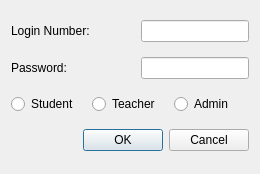
<?xml version="1.0" encoding="UTF-8"?>
<ui version="4.0">
 <class>LoginDialog</class>
 <widget class="QDialog" name="LoginDialog">
  <property name="geometry">
   <rect>
    <x>0</x>
    <y>0</y>
    <width>260</width>
    <height>174</height>
   </rect>
  </property>
  <property name="windowTitle">
   <string>Dialog</string>
  </property>
  <layout class="QVBoxLayout" name="verticalLayout">
   <item>
    <layout class="QHBoxLayout" name="horizontalLayout">
     <item>
      <widget class="QLabel" name="label">
       <property name="text">
        <string>Login Number:</string>
       </property>
      </widget>
     </item>
     <item>
      <spacer name="horizontalSpacer">
       <property name="orientation">
        <enum>Qt::Horizontal</enum>
       </property>
       <property name="sizeHint" stdset="0">
        <size>
         <width>17</width>
         <height>20</height>
        </size>
       </property>
      </spacer>
     </item>
     <item>
      <widget class="QLineEdit" name="loginNumber"/>
     </item>
    </layout>
   </item>
   <item>
    <layout class="QHBoxLayout" name="horizontalLayout_2">
     <item>
      <widget class="QLabel" name="label_2">
       <property name="text">
        <string>Password:</string>
       </property>
      </widget>
     </item>
     <item>
      <spacer name="horizontalSpacer_2">
       <property name="orientation">
        <enum>Qt::Horizontal</enum>
       </property>
       <property name="sizeHint" stdset="0">
        <size>
         <width>17</width>
         <height>20</height>
        </size>
       </property>
      </spacer>
     </item>
     <item>
      <widget class="QLineEdit" name="password">
       <property name="echoMode">
        <enum>QLineEdit::Password</enum>
       </property>
      </widget>
     </item>
    </layout>
   </item>
   <item>
    <layout class="QHBoxLayout" name="horizontalLayout_3">
     <item>
      <widget class="QRadioButton" name="stuRadio">
       <property name="text">
        <string>Student</string>
       </property>
       <attribute name="buttonGroup">
        <string>buttonGroup</string>
       </attribute>
      </widget>
     </item>
     <item>
      <widget class="QRadioButton" name="teaRadio">
       <property name="text">
        <string>Teacher</string>
       </property>
       <attribute name="buttonGroup">
        <string>buttonGroup</string>
       </attribute>
      </widget>
     </item>
     <item>
      <widget class="QRadioButton" name="admRadio">
       <property name="text">
        <string>Admin</string>
       </property>
       <attribute name="buttonGroup">
        <string>buttonGroup</string>
       </attribute>
      </widget>
     </item>
    </layout>
   </item>
   <item>
    <widget class="QDialogButtonBox" name="buttonBox">
     <property name="orientation">
      <enum>Qt::Horizontal</enum>
     </property>
     <property name="standardButtons">
      <set>QDialogButtonBox::Cancel|QDialogButtonBox::Ok</set>
     </property>
    </widget>
   </item>
  </layout>
 </widget>
 <resources/>
 <connections>
  <connection>
   <sender>buttonBox</sender>
   <signal>accepted()</signal>
   <receiver>LoginDialog</receiver>
   <slot>accept()</slot>
   <hints>
    <hint type="sourcelabel">
     <x>248</x>
     <y>254</y>
    </hint>
    <hint type="destinationlabel">
     <x>157</x>
     <y>274</y>
    </hint>
   </hints>
  </connection>
  <connection>
   <sender>buttonBox</sender>
   <signal>rejected()</signal>
   <receiver>LoginDialog</receiver>
   <slot>reject()</slot>
   <hints>
    <hint type="sourcelabel">
     <x>316</x>
     <y>260</y>
    </hint>
    <hint type="destinationlabel">
     <x>286</x>
     <y>274</y>
    </hint>
   </hints>
  </connection>
 </connections>
 <buttongroups>
  <buttongroup name="buttonGroup"/>
 </buttongroups>
</ui>
